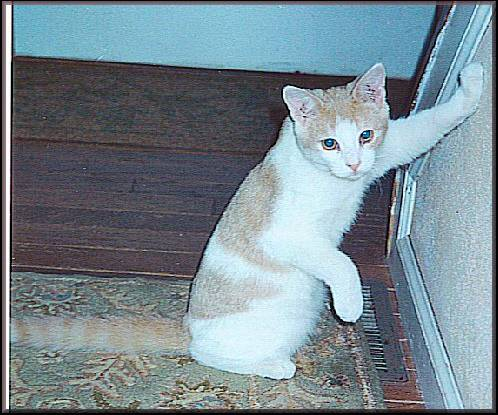
#> input picture assignment_1/data/img/cat.4001.jpg, 498 x 415 px; its folder holds only this picture in this run
$ python basic_image_processing.py
#> lines starting #> are read from the running program, lines starting #| are printed output that depends on the picture
# import necessary libraries
import os
import sys
sys.path.append(os.path.join("..")) # to be able to use the jimshow function

from utils.imutils import jimshow
import cv2
import glob
import numpy as np
import pandas as pd
import re

def main():

    # define filepath
    filepath = os.path.join("..", "assignment_1", "data", "img")

    # get all jpg images in the folder that the filepath leads to
    images = glob.glob(filepath +  "/*.jpg")

    # read the images
    for image in images:
        img = cv2.imread(image)
#> img is the input picture: shape (415, 498, 3); mean B, G, R 145.6, 136.8, 120.5

    # prepare panda to write logs
    columns = ['filename', 'width', 'height']
    index = np.arange(0)
    split_image_data = pd.DataFrame(columns=columns, index = index)


    # for loop for manipulating the images
    for image in images:

        _, image_id = os.path.split(image) # use a dummy variable to isolate the image name (and leave out the path)
        image_id = re.split('\.jpg', image_id)[0] # to leave out the ".jpg"

        img = cv2.imread(image) # read image

        shape = img.shape # get the shape of the images, i.e. the number of rows, columns and channels
#> shape = (415, 498, 3)
        height = shape[0] # using the index of the "shape" object, call the number of rows "height"
#> height = 415
        width = shape[1] # call the number of columns "width"
#> width = 498
        channels = shape[2] # call the number of channels "channels"
#> channels = 3

        quadrant_top_left = img[0:int(height/2), 0:int(width/2)] # get the top left quadrant by indexing the necessary pixels
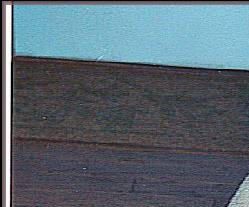
#> quadrant_top_left: shape (207, 249, 3); mean B, G, R 112.7, 102.5, 88.8
        # for the above, we want rows 0 to half the height, and columns 0 to half the width
        # I use int() before splitting the height and width, because I need whole numbers of pixels
        quadrant_top_right = img[0:int(height/2), int(width/2):width] # follow the same logic to the other quadrants
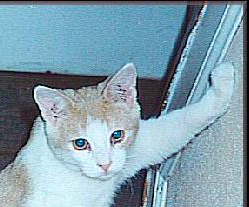
#> quadrant_top_right: shape (207, 249, 3); mean B, G, R 172.7, 158.2, 129.9
        quadrant_bottom_left = img[int(height/2):height, 0:int(width/2)]
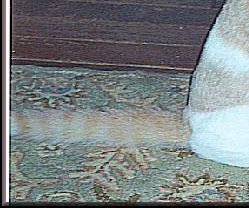
#> quadrant_bottom_left: shape (208, 249, 3); mean B, G, R 129.3, 127.9, 121.6
        quadrant_bottom_right = img[int(height/2):height, int(width/2):width]
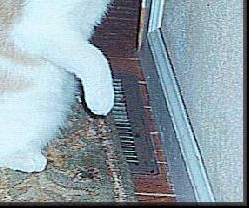
#> quadrant_bottom_right: shape (208, 249, 3); mean B, G, R 167.7, 158.4, 141.6

        # make a dictionary containing the image object and the name of the image for each of the four quadrants
        split_images = [
            {
                "image": quadrant_top_left,
                "name": "_quadrant_top_left" # I put an underscore in front of the name,
                #so that when it's appended to the original image name, it looks nice, like "cat.4001_quadrant_top_left"
            },
            {
                "image": quadrant_top_right, # same logic with the rest of the quadrants
                "name": "_quadrant_top_right"
            },
            {
                "image": quadrant_bottom_left,
                "name": "_quadrant_bottom_left"
            },
            {
                "image": quadrant_bottom_right,
                "name": "_quadrant_bottom_right"
            }
        ]

        # make a nested for loop to iterate through the four quadrant images
        for split_image in split_images:

            jimshow(split_image["image"], split_image["name"]) # check that we get the right images
            outfile_name = image_id + split_image["name"] + ".jpg" # prepare outfile names
            outfile_path = os.path.join(filepath, outfile_name) # prepare outfile paths
            cv2.imwrite(outfile_path, split_image["image"]) # write images

            shape_split = split_image["image"].shape # get the shape of the images, i.e. the number of rows, columns and channels
            height_split = shape_split[0] # using the index of the "shape_split" object, call the number of rows "height_split"
            width_split = shape_split[1] # call the number of columns "width_split"

            # write output to pandas
            split_image_data = split_image_data.append({
                'filename': image_id + split_image["name"], # if I wanted to include ".jpg" in the filename, I would add +".jpg" before the comma
                'width': width_split, # use the width object created just above
                'height': height_split # use the height object created just above
            }, ignore_index=True)
#> this loop made 1 pass

    print(split_image_data) # inspect that the panda gives us the right output

    # make outpath to show where to save the data and what to call the csv
    outpath = os.path.join("..", "data", "out", "basic_image_processing.csv")

    # save the panda as a csv file
    split_image_data.to_csv(outpath)

# if main() is called in the terminal:
if __name__=="__main__":
    main()
#> (the call stopped at in main, `jimshow(split_image["image"], split_image["name"])`: utils is not available in this run)

$ run again, on assignment_1/data/img/cat.4005.jpg
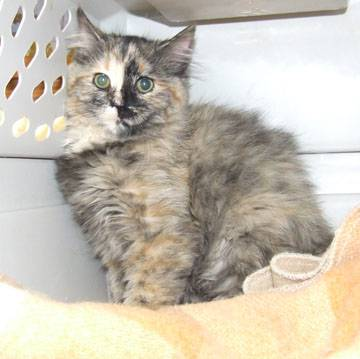
#> input picture assignment_1/data/img/cat.4005.jpg, 360 x 359 px
#> in main, img is the input picture: shape (359, 360, 3); mean B, G, R 178.4, 191.8, 198.8
#> in main, `quadrant_bottom_left = img[int(height/2):height, 0:int(width/2)]`:
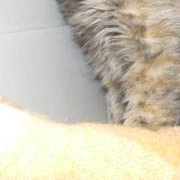
#> quadrant_bottom_left: shape (180, 180, 3); mean B, G, R 182.2, 199.8, 206.1
#> in main, `quadrant_bottom_right = img[int(height/2):height, int(width/2):width]`:
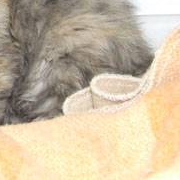
#> quadrant_bottom_right: shape (180, 180, 3); mean B, G, R 162.6, 188.3, 203
#> the loop in main, `for split_image in split_images: ` made 1 pass

$ run again, on assignment_1/data/img/cat.4006.jpg
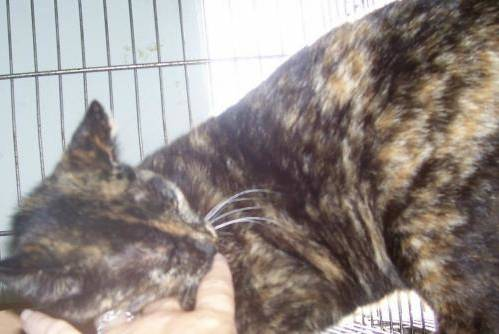
#> input picture assignment_1/data/img/cat.4006.jpg, 499 x 334 px
#> in main, img is the input picture: shape (334, 499, 3); mean B, G, R 136.3, 140.4, 149
#> in main, `quadrant_bottom_left = img[int(height/2):height, 0:int(width/2)]`:
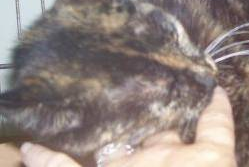
#> quadrant_bottom_left: shape (167, 249, 3); mean B, G, R 128.2, 133, 145.6
#> in main, `quadrant_bottom_right = img[int(height/2):height, int(width/2):width]`:
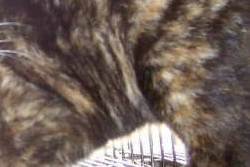
#> quadrant_bottom_right: shape (167, 250, 3); mean B, G, R 88.1, 95.8, 111.1
#> the loop in main, `for split_image in split_images: ` made 1 pass

$ run again, on assignment_1/data/img/cat.4007.jpg
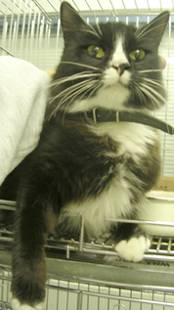
#> input picture assignment_1/data/img/cat.4007.jpg, 174 x 310 px
#> in main, img is the input picture: shape (310, 174, 3); mean B, G, R 105.2, 137.1, 134.6
#> in main, `quadrant_bottom_left = img[int(height/2):height, 0:int(width/2)]`:
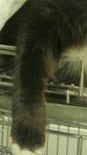
#> quadrant_bottom_left: shape (155, 87, 3); mean B, G, R 54.3, 79.2, 76.9
#> in main, `quadrant_bottom_right = img[int(height/2):height, int(width/2):width]`:
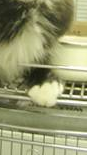
#> quadrant_bottom_right: shape (155, 87, 3); mean B, G, R 110.7, 150.2, 148.6
#> the loop in main, `for split_image in split_images: ` made 1 pass

$ run again, on assignment_1/data/img/cat.4002.jpg
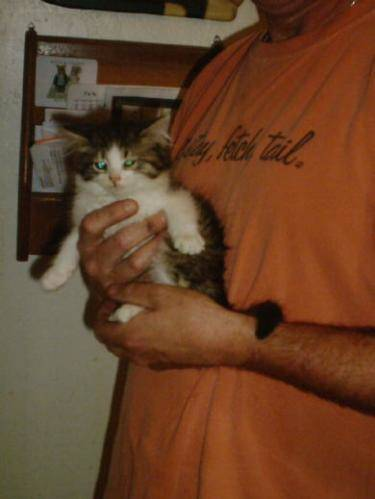
#> input picture assignment_1/data/img/cat.4002.jpg, 375 x 499 px
#> in main, img is the input picture: shape (499, 375, 3); mean B, G, R 41.5, 66.7, 104.4
#> in main, `quadrant_bottom_right = img[int(height/2):height, int(width/2):width]`:
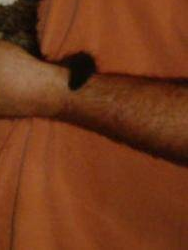
#> quadrant_bottom_right: shape (250, 188, 3); mean B, G, R 25.8, 56.6, 115.6
#> the loop in main, `for split_image in split_images: ` made 1 pass
